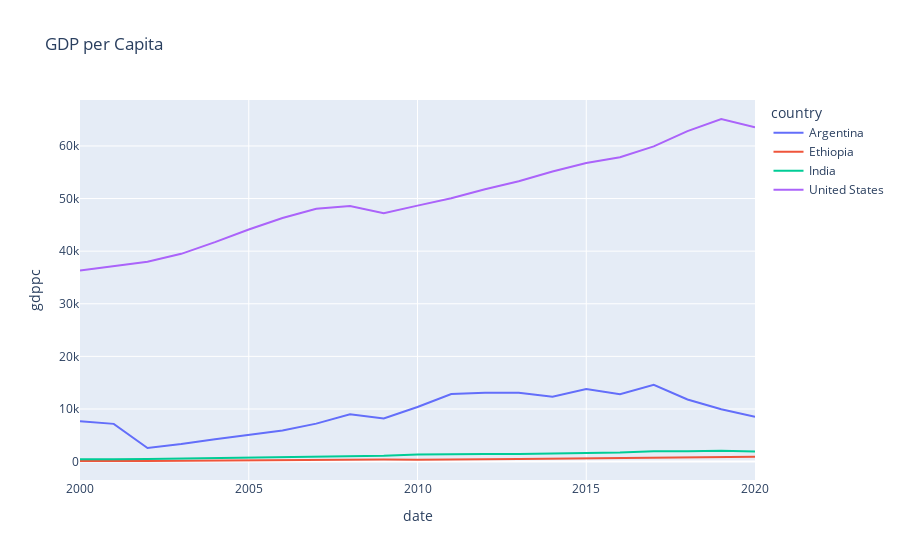
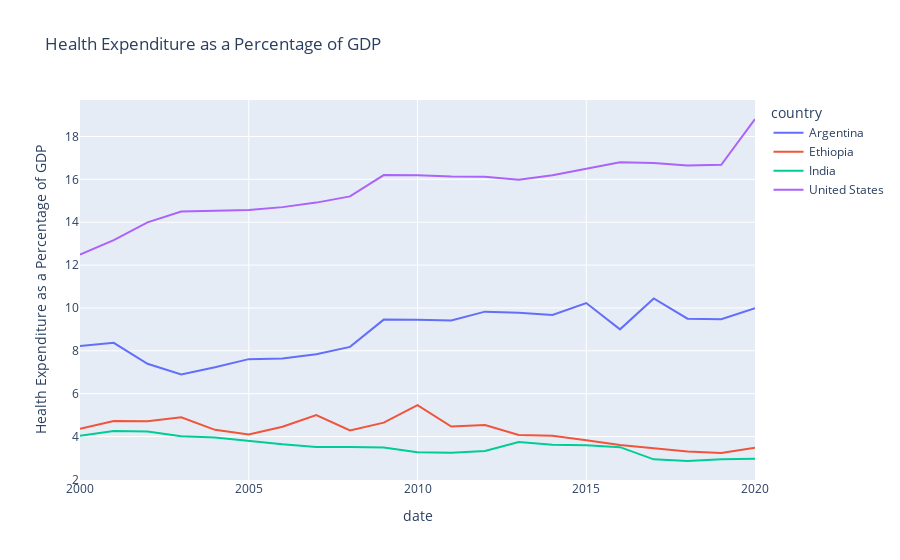
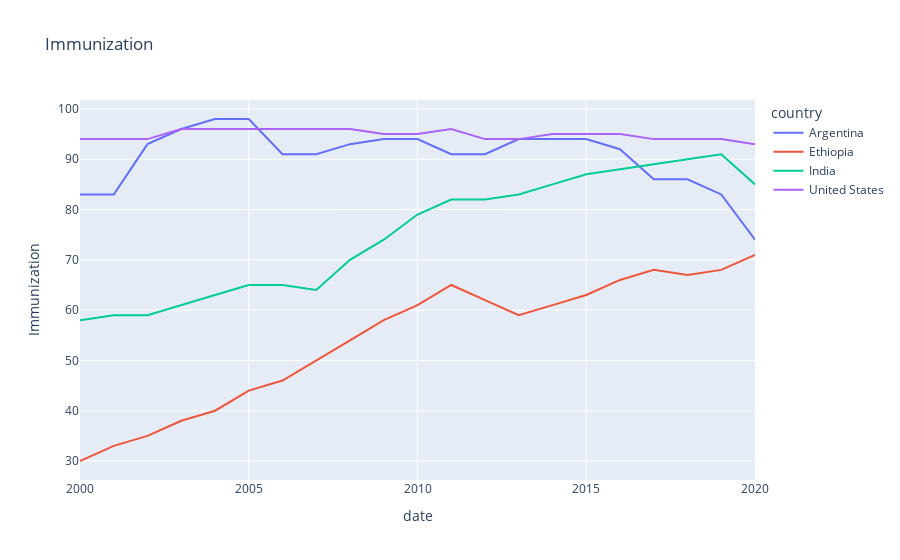
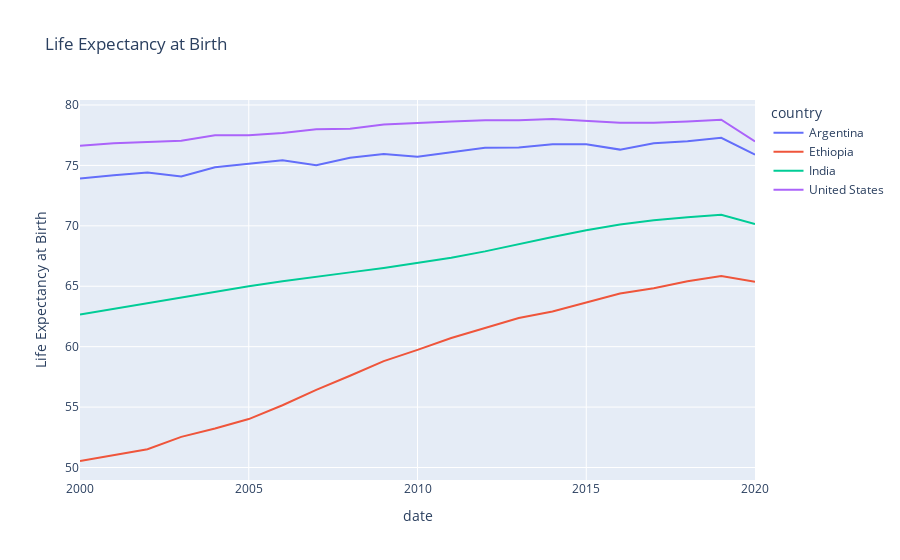

Here is the notebook cell these charts were saved with, in order:
### Code cell
#GDP per capita
fig1 = px.line(df_gdp_filtered, x = 'date', y = 'gdppc', color = 'country', title = 'GDP per Capita')

#Health expenditure as a percentae of GDP
fig2 = px.line(df_health_filtered, x = 'date', y = 'Health Expenditure as a Percentage of GDP', color = 'country', title = 'Health Expenditure as a Percentage of GDP')

#Immunization
fig3 = px.line(df_health_filtered, x = 'date', y = 'Immunization', color = 'country', title = 'Immunization')

#Life Expectancy at Birth
fig4 = px.line(df_life_exp_filtered, x = 'date', y = 'Life Expectancy at Birth', color = 'country', title = 'Life Expectancy at Birth')

#Child Mortality
fig5 = px.line(df_life_exp_filtered, x = 'date', y = 'Child Mortality', color = 'country', title = 'Child Mortality')

# Maternal Mortality Rate
fig6 = px.line(df_immuni_childmortality_filtered, x = 'date', y = 'Maternal Mortality Rate', color = 'country', title = 'Maternal Mortality Rate')

# Unemployement Rate
fig7  = px.line(df_unemployement_filtered, x = 'date', y = 'Unemployement', color = 'country', title = 'Unemployement Rate')

fig1.show()
fig2.show()
fig3.show()
fig4.show()
fig5.show()
fig6.show()
fig7.show()

### Figure 1 — Plotly figure (JSON) as saved in the notebook; plotly's stock layout.template omitted (floating-point values rounded to 4 significant figures)
{"data": [{"hovertemplate": "country=Argentina<br>date=%{x}<br>gdppc=%{y}<extra></extra>", "legendgroup": "Argentina", "line": {"color": "#636efa", "dash": "solid"}, "marker": {"symbol": "circle"}, "mode": "lines", "name": "Argentina", "orientation": "v", "showlegend": true, "type": "scatter", "x": [2020, 2019, 2018, 2017, 2016, 2015, 2014, 2013, 2012, 2011, 2010, 2009, 2008, 2007, 2006, 2005, 2004, 2003, 2002, 2001, 2000], "xaxis": "x", "y": [8496.0, 9964.0, 11800.0, 14610.0, 12790.0, 13790.0, 12330.0, 13080.0, 13080.0, 12850.0, 10390.0, 8184.0, 8978.0, 7211.0, 5891.0, 5087.0, 4258.0, 3333.0, 2579.0, 7169.0, 7667.0], "yaxis": "y"}, {"hovertemplate": "country=Ethiopia<br>date=%{x}<br>gdppc=%{y}<extra></extra>", "legendgroup": "Ethiopia", "line": {"color": "#EF553B", "dash": "solid"}, "marker": {"symbol": "circle"}, "mode": "lines", "name": "Ethiopia", "orientation": "v", "showlegend": true, "type": "scatter", "x": [2020, 2019, 2018, 2017, 2016, 2015, 2014, 2013, 2012, 2011, 2010, 2009, 2008, 2007, 2006, 2005, 2004, 2003, 2002, 2001, 2000], "xaxis": "x", "y": [918.7, 840.4, 758.3, 755.8, 705.6, 630.3, 557.5, 490.8, 458.6, 348.0, 335.4, 373.9, 320.9, 240.3, 191.8, 160.1, 134.5, 117.9, 110.5, 119.3, 123.0], "yaxis": "y"}, {"hovertemplate": "country=India<br>date=%{x}<br>gdppc=%{y}<extra></extra>", "legendgroup": "India", "line": {"color": "#00cc96", "dash": "solid"}, "marker": {"symbol": "circle"}, "mode": "lines", "name": "India", "orientation": "v", "showlegend": true, "type": "scatter", "x": [2020, 2019, 2018, 2017, 2016, 2015, 2014, 2013, 2012, 2011, 2010, 2009, 2008, 2007, 2006, 2005, 2004, 2003, 2002, 2001, 2000], "xaxis": "x", "y": [1913.0, 2050.0, 1974.0, 1958.0, 1714.0, 1590.0, 1560.0, 1438.0, 1434.0, 1450.0, 1351.0, 1097.0, 993.5, 1023.0, 802.0, 710.5, 624.1, 543.8, 468.8, 449.9, 442.0], "yaxis": "y"}, {"hovertemplate": "country=United States<br>date=%{x}<br>gdppc=%{y}<extra></extra>", "legendgroup": "United States", "line": {"color": "#ab63fa", "dash": "solid"}, "marker": {"symbol": "circle"}, "mode": "lines", "name": "United States", "orientation": "v", "showlegend": true, "type": "scatter", "x": [2020, 2019, 2018, 2017, 2016, 2015, 2014, 2013, 2012, 2011, 2010, 2009, 2008, 2007, 2006, 2005, 2004, 2003, 2002, 2001, 2000], "xaxis": "x", "y": [63530.0, 65120.0, 62820.0, 59910.0, 57870.0, 56760.0, 55120.0, 53290.0, 51780.0, 50070.0, 48650.0, 47190.0, 48570.0, 48050.0, 46300.0, 44120.0, 41720.0, 39490.0, 38000.0, 37130.0, 36330.0], "yaxis": "y"}], "layout": {"legend": {"title": {"text": "country"}, "tracegroupgap": 0}, "title": {"text": "GDP per Capita"}, "xaxis": {"anchor": "y", "domain": [0, 1], "title": {"text": "date"}}, "yaxis": {"anchor": "x", "domain": [0, 1], "title": {"text": "gdppc"}}}}

### Figure 2 — Plotly figure (JSON) as saved in the notebook; plotly's stock layout.template omitted (floating-point values rounded to 4 significant figures)
{"data": [{"hovertemplate": "country=Argentina<br>date=%{x}<br>Health Expenditure as a Percentage of GDP=%{y}<extra></extra>", "legendgroup": "Argentina", "line": {"color": "#636efa", "dash": "solid"}, "marker": {"symbol": "circle"}, "mode": "lines", "name": "Argentina", "orientation": "v", "showlegend": true, "type": "scatter", "x": [2020, 2019, 2018, 2017, 2016, 2015, 2014, 2013, 2012, 2011, 2010, 2009, 2008, 2007, 2006, 2005, 2004, 2003, 2002, 2001, 2000], "xaxis": "x", "y": [9.984, 9.472, 9.499, 10.44, 9.002, 10.23, 9.671, 9.781, 9.827, 9.418, 9.445, 9.456, 8.183, 7.835, 7.64, 7.611, 7.229, 6.895, 7.393, 8.372, 8.22], "yaxis": "y"}, {"hovertemplate": "country=Ethiopia<br>date=%{x}<br>Health Expenditure as a Percentage of GDP=%{y}<extra></extra>", "legendgroup": "Ethiopia", "line": {"color": "#EF553B", "dash": "solid"}, "marker": {"symbol": "circle"}, "mode": "lines", "name": "Ethiopia", "orientation": "v", "showlegend": true, "type": "scatter", "x": [2020, 2019, 2018, 2017, 2016, 2015, 2014, 2013, 2012, 2011, 2010, 2009, 2008, 2007, 2006, 2005, 2004, 2003, 2002, 2001, 2000], "xaxis": "x", "y": [3.481, 3.234, 3.304, 3.453, 3.6, 3.823, 4.034, 4.075, 4.54, 4.469, 5.466, 4.65, 4.281, 5.001, 4.458, 4.101, 4.313, 4.9, 4.713, 4.723, 4.365], "yaxis": "y"}, {"hovertemplate": "country=India<br>date=%{x}<br>Health Expenditure as a Percentage of GDP=%{y}<extra></extra>", "legendgroup": "India", "line": {"color": "#00cc96", "dash": "solid"}, "marker": {"symbol": "circle"}, "mode": "lines", "name": "India", "orientation": "v", "showlegend": true, "type": "scatter", "x": [2020, 2019, 2018, 2017, 2016, 2015, 2014, 2013, 2012, 2011, 2010, 2009, 2008, 2007, 2006, 2005, 2004, 2003, 2002, 2001, 2000], "xaxis": "x", "y": [2.959, 2.944, 2.858, 2.936, 3.504, 3.596, 3.62, 3.749, 3.329, 3.246, 3.272, 3.485, 3.515, 3.518, 3.635, 3.791, 3.957, 4.008, 4.24, 4.263, 4.035], "yaxis": "y"}, {"hovertemplate": "country=United States<br>date=%{x}<br>Health Expenditure as a Percentage of GDP=%{y}<extra></extra>", "legendgroup": "United States", "line": {"color": "#ab63fa", "dash": "solid"}, "marker": {"symbol": "circle"}, "mode": "lines", "name": "United States", "orientation": "v", "showlegend": true, "type": "scatter", "x": [2020, 2019, 2018, 2017, 2016, 2015, 2014, 2013, 2012, 2011, 2010, 2009, 2008, 2007, 2006, 2005, 2004, 2003, 2002, 2001, 2000], "xaxis": "x", "y": [18.82, 16.68, 16.64, 16.77, 16.79, 16.48, 16.19, 15.99, 16.12, 16.14, 16.2, 16.2, 15.2, 14.91, 14.7, 14.57, 14.55, 14.5, 13.99, 13.16, 12.49], "yaxis": "y"}], "layout": {"legend": {"title": {"text": "country"}, "tracegroupgap": 0}, "title": {"text": "Health Expenditure as a Percentage of GDP"}, "xaxis": {"anchor": "y", "domain": [0, 1], "title": {"text": "date"}}, "yaxis": {"anchor": "x", "domain": [0, 1], "title": {"text": "Health Expenditure as a Percentage of GDP"}}}}

### Figure 3 — Plotly figure (JSON) as saved in the notebook; plotly's stock layout.template omitted (floating-point values rounded to 4 significant figures)
{"data": [{"hovertemplate": "country=Argentina<br>date=%{x}<br>Immunization=%{y}<extra></extra>", "legendgroup": "Argentina", "line": {"color": "#636efa", "dash": "solid"}, "marker": {"symbol": "circle"}, "mode": "lines", "name": "Argentina", "orientation": "v", "showlegend": true, "type": "scatter", "x": [2020, 2019, 2018, 2017, 2016, 2015, 2014, 2013, 2012, 2011, 2010, 2009, 2008, 2007, 2006, 2005, 2004, 2003, 2002, 2001, 2000], "xaxis": "x", "y": [74, 83, 86, 86, 92, 94, 94, 94, 91, 91, 94, 94, 93, 91, 91, 98, 98, 96, 93, 83, 83], "yaxis": "y"}, {"hovertemplate": "country=Ethiopia<br>date=%{x}<br>Immunization=%{y}<extra></extra>", "legendgroup": "Ethiopia", "line": {"color": "#EF553B", "dash": "solid"}, "marker": {"symbol": "circle"}, "mode": "lines", "name": "Ethiopia", "orientation": "v", "showlegend": true, "type": "scatter", "x": [2020, 2019, 2018, 2017, 2016, 2015, 2014, 2013, 2012, 2011, 2010, 2009, 2008, 2007, 2006, 2005, 2004, 2003, 2002, 2001, 2000], "xaxis": "x", "y": [71, 68, 67, 68, 66, 63, 61, 59, 62, 65, 61, 58, 54, 50, 46, 44, 40, 38, 35, 33, 30], "yaxis": "y"}, {"hovertemplate": "country=India<br>date=%{x}<br>Immunization=%{y}<extra></extra>", "legendgroup": "India", "line": {"color": "#00cc96", "dash": "solid"}, "marker": {"symbol": "circle"}, "mode": "lines", "name": "India", "orientation": "v", "showlegend": true, "type": "scatter", "x": [2020, 2019, 2018, 2017, 2016, 2015, 2014, 2013, 2012, 2011, 2010, 2009, 2008, 2007, 2006, 2005, 2004, 2003, 2002, 2001, 2000], "xaxis": "x", "y": [85, 91, 90, 89, 88, 87, 85, 83, 82, 82, 79, 74, 70, 64, 65, 65, 63, 61, 59, 59, 58], "yaxis": "y"}, {"hovertemplate": "country=United States<br>date=%{x}<br>Immunization=%{y}<extra></extra>", "legendgroup": "United States", "line": {"color": "#ab63fa", "dash": "solid"}, "marker": {"symbol": "circle"}, "mode": "lines", "name": "United States", "orientation": "v", "showlegend": true, "type": "scatter", "x": [2020, 2019, 2018, 2017, 2016, 2015, 2014, 2013, 2012, 2011, 2010, 2009, 2008, 2007, 2006, 2005, 2004, 2003, 2002, 2001, 2000], "xaxis": "x", "y": [93, 94, 94, 94, 95, 95, 95, 94, 94, 96, 95, 95, 96, 96, 96, 96, 96, 96, 94, 94, 94], "yaxis": "y"}], "layout": {"legend": {"title": {"text": "country"}, "tracegroupgap": 0}, "title": {"text": "Immunization"}, "xaxis": {"anchor": "y", "domain": [0, 1], "title": {"text": "date"}}, "yaxis": {"anchor": "x", "domain": [0, 1], "title": {"text": "Immunization"}}}}

### Figure 4 — Plotly figure (JSON) as saved in the notebook; plotly's stock layout.template omitted (floating-point values rounded to 4 significant figures)
{"data": [{"hovertemplate": "country=Argentina<br>date=%{x}<br>Life Expectancy at Birth=%{y}<extra></extra>", "legendgroup": "Argentina", "line": {"color": "#636efa", "dash": "solid"}, "marker": {"symbol": "circle"}, "mode": "lines", "name": "Argentina", "orientation": "v", "showlegend": true, "type": "scatter", "x": [2020, 2019, 2018, 2017, 2016, 2015, 2014, 2013, 2012, 2011, 2010, 2009, 2008, 2007, 2006, 2005, 2004, 2003, 2002, 2001, 2000], "xaxis": "x", "y": [75.89, 77.28, 77.0, 76.83, 76.31, 76.76, 76.75, 76.49, 76.47, 76.12, 75.72, 75.94, 75.64, 75.01, 75.43, 75.14, 74.86, 74.08, 74.41, 74.19, 73.93], "yaxis": "y"}, {"hovertemplate": "country=Ethiopia<br>date=%{x}<br>Life Expectancy at Birth=%{y}<extra></extra>", "legendgroup": "Ethiopia", "line": {"color": "#EF553B", "dash": "solid"}, "marker": {"symbol": "circle"}, "mode": "lines", "name": "Ethiopia", "orientation": "v", "showlegend": true, "type": "scatter", "x": [2020, 2019, 2018, 2017, 2016, 2015, 2014, 2013, 2012, 2011, 2010, 2009, 2008, 2007, 2006, 2005, 2004, 2003, 2002, 2001, 2000], "xaxis": "x", "y": [65.37, 65.84, 65.41, 64.84, 64.39, 63.65, 62.91, 62.37, 61.54, 60.72, 59.73, 58.8, 57.59, 56.43, 55.15, 54.01, 53.23, 52.53, 51.52, 51.04, 50.54], "yaxis": "y"}, {"hovertemplate": "country=India<br>date=%{x}<br>Life Expectancy at Birth=%{y}<extra></extra>", "legendgroup": "India", "line": {"color": "#00cc96", "dash": "solid"}, "marker": {"symbol": "circle"}, "mode": "lines", "name": "India", "orientation": "v", "showlegend": true, "type": "scatter", "x": [2020, 2019, 2018, 2017, 2016, 2015, 2014, 2013, 2012, 2011, 2010, 2009, 2008, 2007, 2006, 2005, 2004, 2003, 2002, 2001, 2000], "xaxis": "x", "y": [70.15, 70.91, 70.71, 70.47, 70.12, 69.64, 69.07, 68.46, 67.89, 67.36, 66.91, 66.51, 66.15, 65.79, 65.41, 65.0, 64.52, 64.09, 63.62, 63.09, 62.67], "yaxis": "y"}, {"hovertemplate": "country=United States<br>date=%{x}<br>Life Expectancy at Birth=%{y}<extra></extra>", "legendgroup": "United States", "line": {"color": "#ab63fa", "dash": "solid"}, "marker": {"symbol": "circle"}, "mode": "lines", "name": "United States", "orientation": "v", "showlegend": true, "type": "scatter", "x": [2020, 2019, 2018, 2017, 2016, 2015, 2014, 2013, 2012, 2011, 2010, 2009, 2008, 2007, 2006, 2005, 2004, 2003, 2002, 2001, 2000], "xaxis": "x", "y": [76.98, 78.79, 78.64, 78.54, 78.54, 78.69, 78.84, 78.74, 78.74, 78.64, 78.54, 78.39, 78.04, 77.99, 77.69, 77.49, 77.49, 77.04, 76.94, 76.84, 76.64], "yaxis": "y"}], "layout": {"legend": {"title": {"text": "country"}, "tracegroupgap": 0}, "title": {"text": "Life Expectancy at Birth"}, "xaxis": {"anchor": "y", "domain": [0, 1], "title": {"text": "date"}}, "yaxis": {"anchor": "x", "domain": [0, 1], "title": {"text": "Life Expectancy at Birth"}}}}
